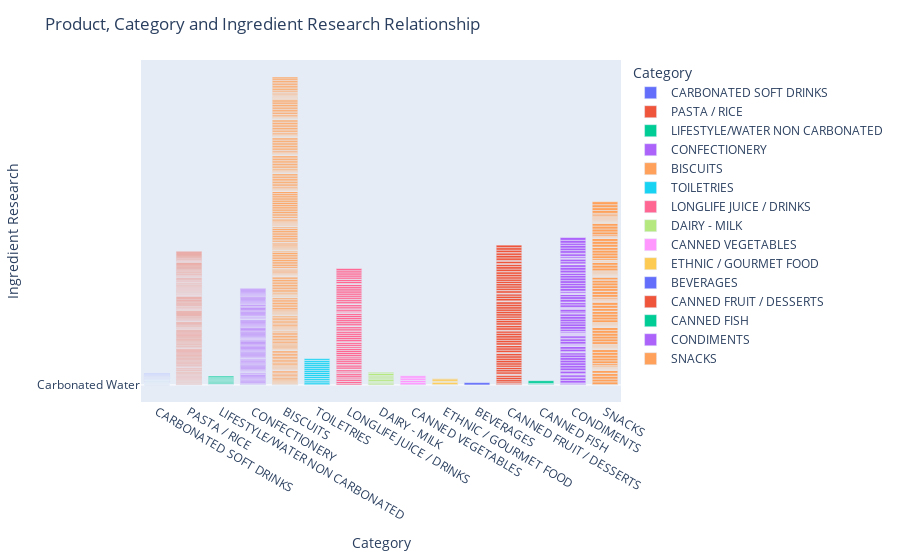

The notebook cell saved with this chart:
### Code cell
import pandas as pd
import plotly.express as px


with driver.session() as session:
    result = session.run(query)
    data = [record.data() for record in result]


df = pd.DataFrame(data)


product_col = df.columns[df.columns.str.contains('Product', case=False)][0]
category_col = df.columns[df.columns.str.contains('Category', case=False)][0]
research_col = df.columns[df.columns.str.contains('IngredientResearch', case=False)][0]


df.rename(columns={product_col: 'Product', category_col: 'Category', research_col: 'IngredientResearch'}, inplace=True)


fig = px.bar(df, x='Category', y='IngredientResearch', color='Category', hover_name='Product', hover_data=['Category', 'IngredientResearch'])
fig.update_layout(
    title='Product, Category and Ingredient Research Relationship',
    xaxis_title='Category',
    yaxis_title='Ingredient Research',
    legend_title='Category'
)
fig.show()
